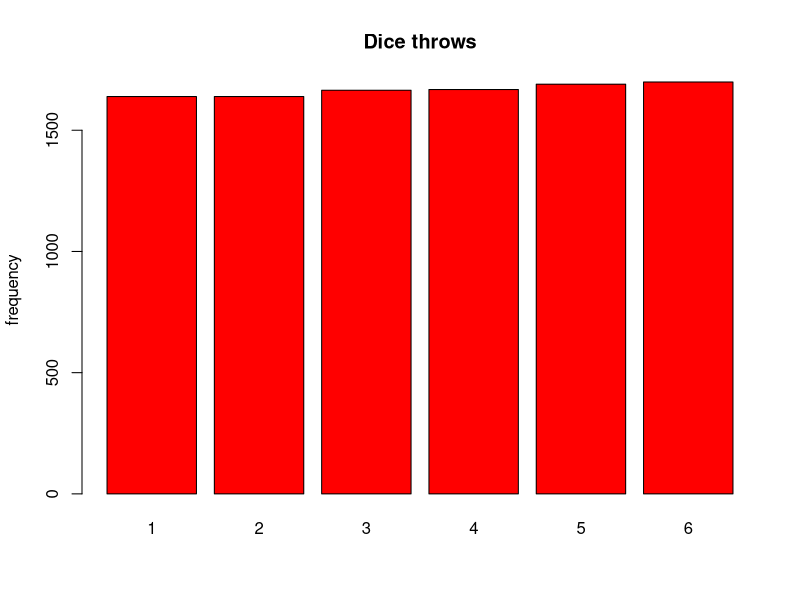
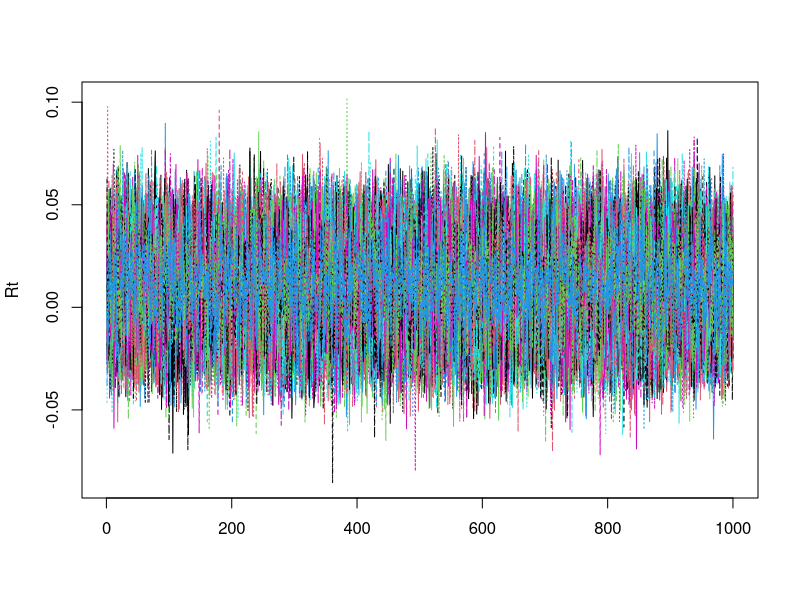
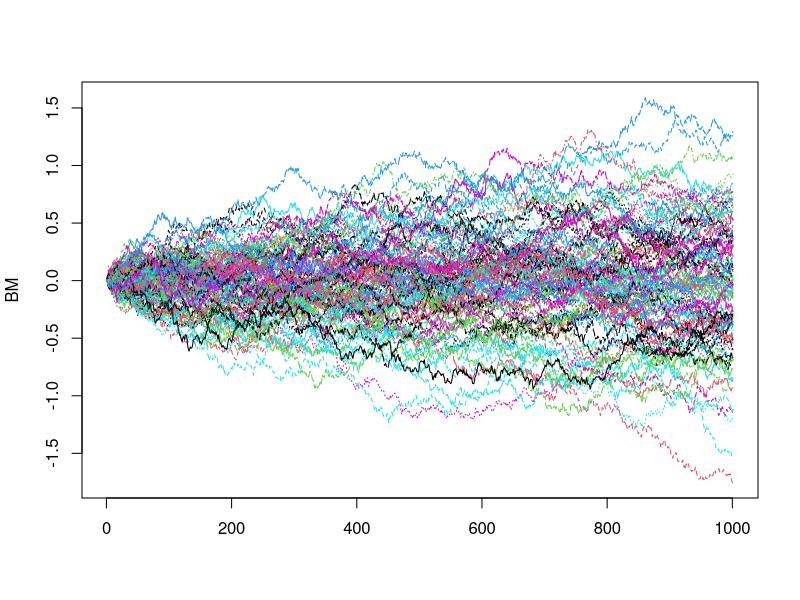

The R source for these figures, in order:
#==================================================#
#                                                  #
#Script2.5 - Predictability of asset returns....   #
#                                                  #
#==================================================#

#==================================================#
#Monte Carlo - Throwing a dice
#==================================================#
#Dice throws
set.seed(80)
roll = sample(1:6, 10000, replace=T)
outcome <- as.data.frame(table(roll))
View(outcome)
barplot(t(as.matrix(table(roll))),col=rainbow(6),main="Dice throws",ylab="frequency")

#==================================================#
#Monte Carlo - Returns simulation
#==================================================#
mu=0.01
sigma=0.02
n=1000
m=100
set.seed(80)

#Generate m*n Gaussian simulations stored in matrix u (n*m)
u <- matrix(rnorm(n*m,0,1), n,m)
#Generate m returns paths of size n
Rt <- mu + sigma*u
#Plot
matplot(Rt,type = 'l')

#Simulate a Brownian Motion
#diffinv(c(1,2,3,4,5))
Wt<- apply(u,2, diffinv)
BM <- mu + sigma*Wt
matplot(BM,type = 'l')
